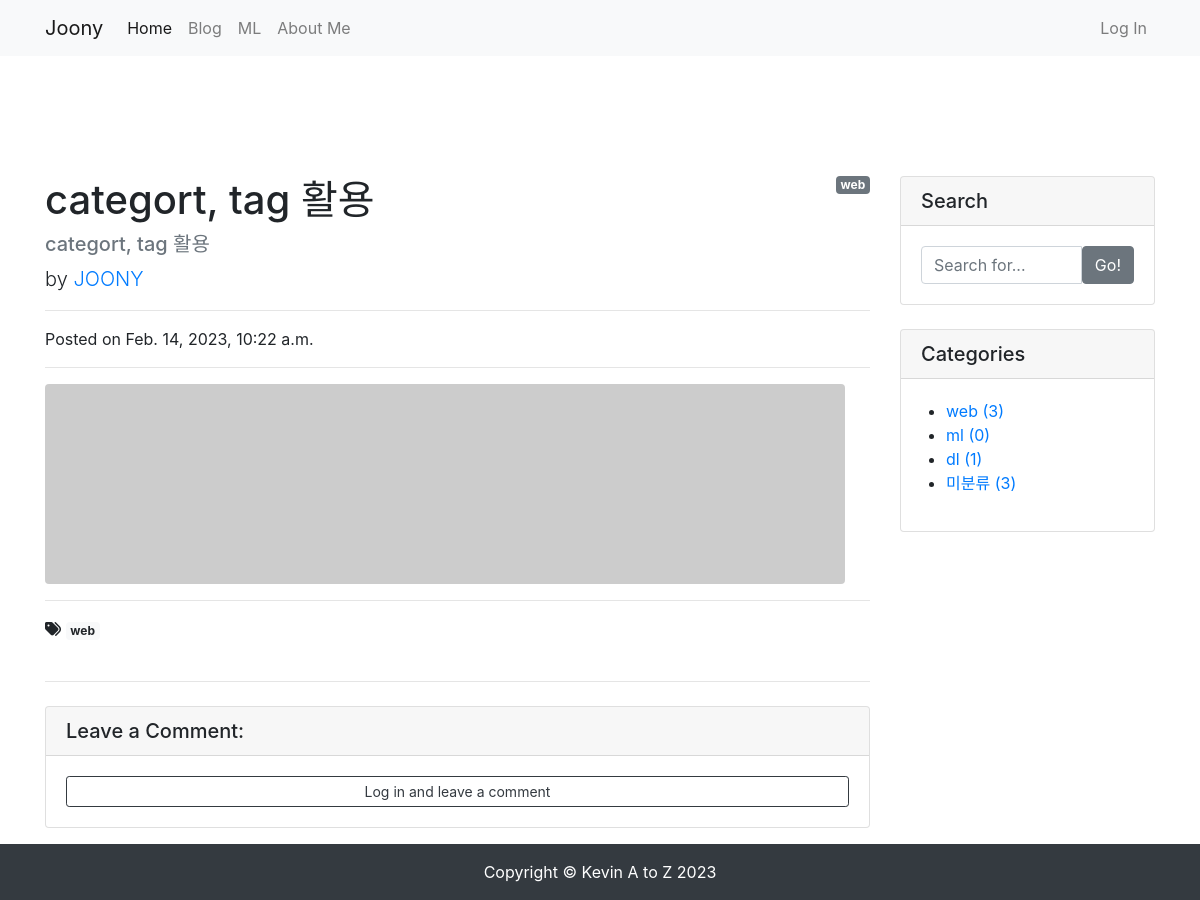
The app's page /blog/4/ with its own data.
### blog/models.py (models this page shows, shortened)
class Post(models.Model):
    title = models.CharField(max_length=30)
    hook_text = models.CharField(max_length=100, blank=True)
    content = models.TextField()
    head_image = models.ImageField(upload_to='blog/images/%Y/%m/%d/', blank=True)
    file_upload = models.FileField(upload_to='blog/files/%Y/%m/%d/', blank=True)
    created_at = models.DateTimeField(auto_now_add=True)
    updated_at = models.DateTimeField(auto_now=True)
    author = models.ForeignKey(User, null=True, on_delete=models.SET_NULL)
    category = models.ForeignKey(Category, null=True, blank=True, on_delete=models.SET_NULL)
    tags = models.ManyToManyField(Tag, blank=True)
    def get_content_markdown(self):
        return markdown(self.content)

class Category(models.Model):
    name = models.CharField(max_length=50, unique=True)
    slug = models.SlugField(max_length=200, unique=True, allow_unicode=True)
    def __str__(self):
        return self.name
    def get_absolute_url(self):
        return f'/blog/category/{self.slug}/'
    class Meta:
        verbose_name_plural = 'categories'

class Tag(models.Model):
    name = models.CharField(max_length=50)
    slug = models.SlugField(max_length=200, unique=True, allow_unicode=True)
    def __str__(self):
        return self.name
    def get_absolute_url(self):
        return f'/blog/tag/{self.slug}/'

### blog/views.py (the view)
# urls.py: path('<int:pk>/', views.PostDetail.as_view()),
class PostDetail(DetailView):
    model = Post
    def get_context_data(self, **kwargs):
        context = super(PostDetail, self).get_context_data()
        context['categories'] = Category.objects.all()
        context['no_category_post_count'] = Post.objects.filter(category=None).count()
        context['comment_form'] = CommentForm
        return context

### blog/templates/blog/post_detail.html (shortened to what this page needs)
{% extends 'blog/base.html' %}
{% load crispy_forms_tags %}
{% block main_area %}
    <div id="post-area">
        {% if post.category %}
            <span class="badge badge-secondary float-right">{{ post.category }}</span>
        {% else %}
            <span class="badge badge-secondary float-right">미분류</span>
        {% endif %}
        <h1 class="mt-4">{{ post.title }}</h1>
        <h5 class="text-muted">{{ post.hook_text }}</h5>
        <p class="lead">
            by
            <a href="#">{{ post.author | upper }}</a>
        </p>
        <hr>
        <p>Posted on {{ post.created_at }}</p>
        <hr>
        {% if post.head_image %}
            <img class="img-fluid rounded" src="{{ post.head_image.url }}" alt="{{ post.title }} head_image">
        {% else %}
            <img class="img-fluid rounded" src="https://picsum.photos/seed/{{ post.id }}/800/200" alt="random_image">
        {% endif %}
        <hr>
        {% if post.tags.exists %}
            <i class="fas fa-tags"></i>
            {% for tag in post.tags.all %}
                <a href="{{ tag.get_absolute_url }}" class="badge badge-light">{{ tag }}</a>
            {% endfor %}
            <br/>
            <br/>
        {% endif %}
        <hr>
    </div>
    <div id="comment-area">
        <div class="card my-4">
            <h5 class="card-header">Leave a Comment:</h5>
            <div class="card-body">
                {% if user.is_authenticated %}
                <form id="comment-form" method="POST" action="{{ post.get_absolute_url }}new_comment/">
                    {% csrf_token %}
                    <div class="form-group">
                        {{ comment_form | crispy }}
                    </div>
                    <button type="submit" class="btn btn-primary">Submit</button>
                </form>
                {% else %}
                    <a role="button" class="btn btn-outline-dark btn-block btn-sm" href="#" data-toggle="modal" data-target="#loginModal">Log in and leave a comment</a>
                {% endif %}
            </div>
        </div>
    </div>
{% endblock %}

### blog/templates/blog/base.html (shortened to what this page needs)
<!DOCTYPE html>
<html lang="en">
<head>
    <link rel="stylesheet" href="https://cdn.jsdelivr.net/npm/bootstrap@4.5.3/dist/css/bootstrap.min.css">
</head>
<body>
    {% include 'blog/navbar.html' %}
    <div class="container pt-5 my-5">
        <div class="row">
            <div class="col-md-8 col-lg-9" id="main-area">
                {% block main_area %}
                {% endblock %}
            </div>
            <div class="col-md-4 col-lg-3">
                <div class="card my-4">
                    <h5 class="card-header">Search</h5>
                    <div class="card-body">
                        <div class="input-group">
                            <input type="text" class="form-control" placeholder="Search for..." id="search-input">
                            <span class="input-group-btn">
                                    <button class="btn btn-secondary" type="button" onclick="searchPost();">Go!</button>
                                </span>
                        </div>
                    </div>
                </div>
                <div class="card my-4" id="categories-card">
                    <h5 class="card-header">Categories</h5>
                    <div class="card-body">
                        <div class="row">
                            <ul>
                                {% for category in categories %}
                                <li>
                                    <a href="{{ category.get_absolute_url }}">{{ category }} ({{ category.post_set.count }})</a>
                                </li>
                                {% endfor %}
                                <li>
                                    <a href="/blog/category/no_category/">미분류 ({{ no_category_post_count }})</a>
                                </li>
                            </ul>
                        </div>
                    </div>
                </div>
            </div>
        </div>
    </div>
    {% include 'blog/footer.html' %}
</body>
</html>

### records on screen
Post: category "web", title "categort, tag 활용", hook_text "categort, tag 활용", author "JOONY", created_at "Feb. 14, 2023, 10:22 a.m."
Tag: name "web"
Category: name "web", post_set.count "3"
Category: name "ml", post_set.count "0"
Category: name "dl", post_set.count "1"

### other values on screen
{{ no_category_post_count }} "3"
